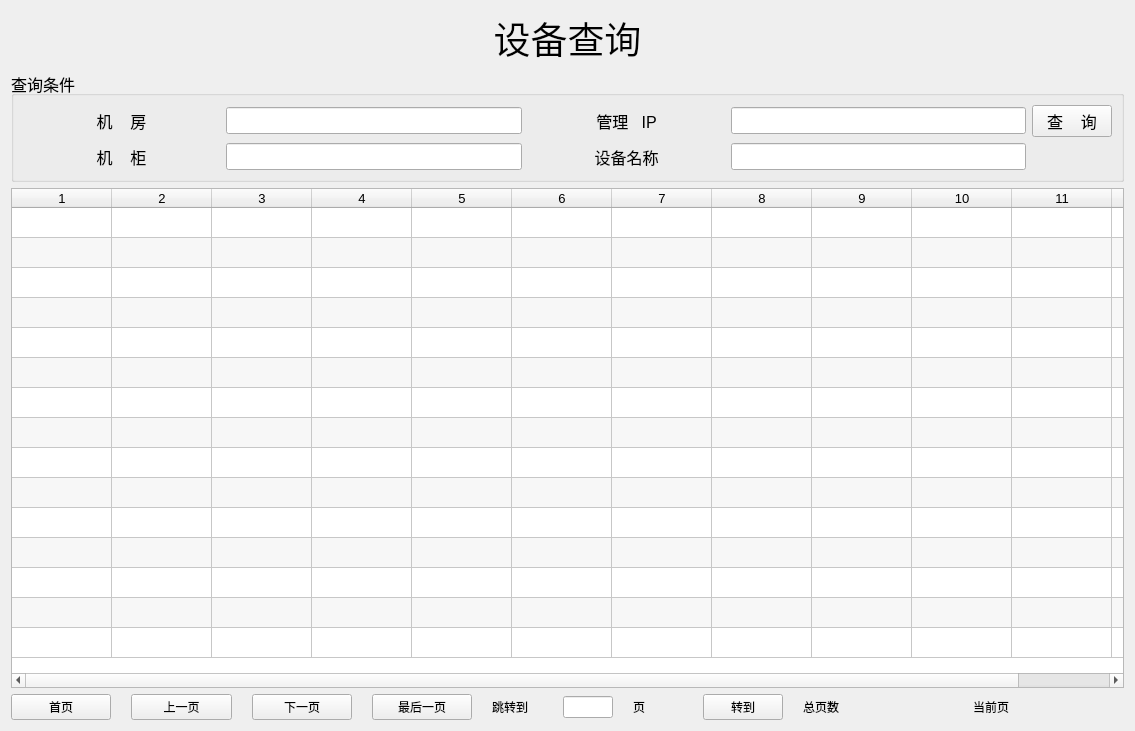
<?xml version="1.0" encoding="UTF-8"?>
<ui version="4.0">
 <class>Form</class>
 <widget class="QWidget" name="Form">
  <property name="geometry">
   <rect>
    <x>0</x>
    <y>0</y>
    <width>1135</width>
    <height>717</height>
   </rect>
  </property>
  <property name="windowTitle">
   <string>Form</string>
  </property>
  <layout class="QHBoxLayout" name="horizontalLayout">
   <item>
    <layout class="QVBoxLayout" name="verticalLayout">
     <item>
      <widget class="QLabel" name="title">
       <property name="sizePolicy">
        <sizepolicy hsizetype="Preferred" vsizetype="Preferred">
         <horstretch>1</horstretch>
         <verstretch>1</verstretch>
        </sizepolicy>
       </property>
       <property name="font">
        <font>
         <pointsize>28</pointsize>
        </font>
       </property>
       <property name="text">
        <string>设备查询</string>
       </property>
       <property name="alignment">
        <set>Qt::AlignCenter</set>
       </property>
      </widget>
     </item>
     <item>
      <widget class="QGroupBox" name="groupBox">
       <property name="sizePolicy">
        <sizepolicy hsizetype="Preferred" vsizetype="Preferred">
         <horstretch>0</horstretch>
         <verstretch>0</verstretch>
        </sizepolicy>
       </property>
       <property name="font">
        <font>
         <pointsize>12</pointsize>
        </font>
       </property>
       <property name="styleSheet">
        <string notr="true"/>
       </property>
       <property name="title">
        <string>查询条件</string>
       </property>
       <property name="flat">
        <bool>false</bool>
       </property>
       <property name="checkable">
        <bool>false</bool>
       </property>
       <layout class="QGridLayout" name="gridLayout">
        <item row="0" column="0">
         <widget class="QLabel" name="label">
          <property name="sizePolicy">
           <sizepolicy hsizetype="Preferred" vsizetype="Preferred">
            <horstretch>2</horstretch>
            <verstretch>0</verstretch>
           </sizepolicy>
          </property>
          <property name="text">
           <string>机    房</string>
          </property>
          <property name="alignment">
           <set>Qt::AlignCenter</set>
          </property>
         </widget>
        </item>
        <item row="0" column="1">
         <widget class="QLineEdit" name="room">
          <property name="sizePolicy">
           <sizepolicy hsizetype="Expanding" vsizetype="Fixed">
            <horstretch>3</horstretch>
            <verstretch>0</verstretch>
           </sizepolicy>
          </property>
         </widget>
        </item>
        <item row="0" column="2">
         <widget class="QLabel" name="label_4">
          <property name="sizePolicy">
           <sizepolicy hsizetype="Preferred" vsizetype="Preferred">
            <horstretch>2</horstretch>
            <verstretch>0</verstretch>
           </sizepolicy>
          </property>
          <property name="text">
           <string>管理   IP</string>
          </property>
          <property name="alignment">
           <set>Qt::AlignCenter</set>
          </property>
         </widget>
        </item>
        <item row="0" column="3">
         <widget class="QLineEdit" name="mg_ip">
          <property name="sizePolicy">
           <sizepolicy hsizetype="Expanding" vsizetype="Fixed">
            <horstretch>3</horstretch>
            <verstretch>0</verstretch>
           </sizepolicy>
          </property>
         </widget>
        </item>
        <item row="0" column="4">
         <widget class="QPushButton" name="select_btn">
          <property name="sizePolicy">
           <sizepolicy hsizetype="Minimum" vsizetype="Fixed">
            <horstretch>0</horstretch>
            <verstretch>0</verstretch>
           </sizepolicy>
          </property>
          <property name="text">
           <string>查    询</string>
          </property>
         </widget>
        </item>
        <item row="1" column="0">
         <widget class="QLabel" name="label_2">
          <property name="sizePolicy">
           <sizepolicy hsizetype="Preferred" vsizetype="Preferred">
            <horstretch>2</horstretch>
            <verstretch>0</verstretch>
           </sizepolicy>
          </property>
          <property name="text">
           <string>机    柜</string>
          </property>
          <property name="alignment">
           <set>Qt::AlignCenter</set>
          </property>
         </widget>
        </item>
        <item row="1" column="1">
         <widget class="QLineEdit" name="cabinet">
          <property name="sizePolicy">
           <sizepolicy hsizetype="Expanding" vsizetype="Fixed">
            <horstretch>3</horstretch>
            <verstretch>0</verstretch>
           </sizepolicy>
          </property>
         </widget>
        </item>
        <item row="1" column="2">
         <widget class="QLabel" name="label_3">
          <property name="sizePolicy">
           <sizepolicy hsizetype="Preferred" vsizetype="Preferred">
            <horstretch>2</horstretch>
            <verstretch>0</verstretch>
           </sizepolicy>
          </property>
          <property name="text">
           <string>设备名称</string>
          </property>
          <property name="alignment">
           <set>Qt::AlignCenter</set>
          </property>
         </widget>
        </item>
        <item row="1" column="3">
         <widget class="QLineEdit" name="machine_name">
          <property name="sizePolicy">
           <sizepolicy hsizetype="Expanding" vsizetype="Fixed">
            <horstretch>3</horstretch>
            <verstretch>0</verstretch>
           </sizepolicy>
          </property>
         </widget>
        </item>
       </layout>
      </widget>
     </item>
     <item>
      <widget class="QTableWidget" name="select_table">
       <property name="sizePolicy">
        <sizepolicy hsizetype="Preferred" vsizetype="Preferred">
         <horstretch>0</horstretch>
         <verstretch>0</verstretch>
        </sizepolicy>
       </property>
       <property name="minimumSize">
        <size>
         <width>900</width>
         <height>500</height>
        </size>
       </property>
       <property name="font">
        <font>
         <pointsize>10</pointsize>
         <bold>false</bold>
        </font>
       </property>
       <property name="dragEnabled">
        <bool>false</bool>
       </property>
       <property name="alternatingRowColors">
        <bool>true</bool>
       </property>
       <property name="selectionBehavior">
        <enum>QAbstractItemView::SelectRows</enum>
       </property>
       <property name="gridStyle">
        <enum>Qt::SolidLine</enum>
       </property>
       <property name="rowCount">
        <number>15</number>
       </property>
       <property name="columnCount">
        <number>12</number>
       </property>
       <attribute name="horizontalHeaderVisible">
        <bool>true</bool>
       </attribute>
       <attribute name="horizontalHeaderCascadingSectionResizes">
        <bool>false</bool>
       </attribute>
       <attribute name="horizontalHeaderHighlightSections">
        <bool>true</bool>
       </attribute>
       <attribute name="horizontalHeaderShowSortIndicator" stdset="0">
        <bool>false</bool>
       </attribute>
       <attribute name="verticalHeaderVisible">
        <bool>false</bool>
       </attribute>
       <attribute name="verticalHeaderCascadingSectionResizes">
        <bool>false</bool>
       </attribute>
       <row/>
       <row/>
       <row/>
       <row/>
       <row/>
       <row/>
       <row/>
       <row/>
       <row/>
       <row/>
       <row/>
       <row/>
       <row/>
       <row/>
       <row/>
       <column/>
       <column/>
       <column/>
       <column/>
       <column/>
       <column/>
       <column/>
       <column/>
       <column/>
       <column/>
       <column/>
       <column/>
      </widget>
     </item>
     <item>
      <layout class="QHBoxLayout" name="page_layout" stretch="2,2,2,2,1,1,1,1,3,3">
       <property name="spacing">
        <number>20</number>
       </property>
       <item>
        <widget class="QPushButton" name="home_btn">
         <property name="text">
          <string>首页</string>
         </property>
        </widget>
       </item>
       <item>
        <widget class="QPushButton" name="pre_btn">
         <property name="text">
          <string>上一页</string>
         </property>
        </widget>
       </item>
       <item>
        <widget class="QPushButton" name="next_btn">
         <property name="text">
          <string>下一页</string>
         </property>
        </widget>
       </item>
       <item>
        <widget class="QPushButton" name="last_btn">
         <property name="text">
          <string>最后一页</string>
         </property>
        </widget>
       </item>
       <item>
        <widget class="QLabel" name="go_page_lb">
         <property name="text">
          <string>跳转到</string>
         </property>
        </widget>
       </item>
       <item>
        <widget class="QLineEdit" name="page_input_le"/>
       </item>
       <item>
        <widget class="QLabel" name="page_lb">
         <property name="text">
          <string>页</string>
         </property>
        </widget>
       </item>
       <item>
        <widget class="QPushButton" name="go_btn">
         <property name="text">
          <string>转到</string>
         </property>
        </widget>
       </item>
       <item>
        <widget class="QLabel" name="total_page_lb">
         <property name="text">
          <string>总页数</string>
         </property>
        </widget>
       </item>
       <item>
        <widget class="QLabel" name="current_page_lb">
         <property name="text">
          <string>当前页</string>
         </property>
        </widget>
       </item>
      </layout>
     </item>
    </layout>
   </item>
  </layout>
 </widget>
 <resources/>
 <connections/>
</ui>
